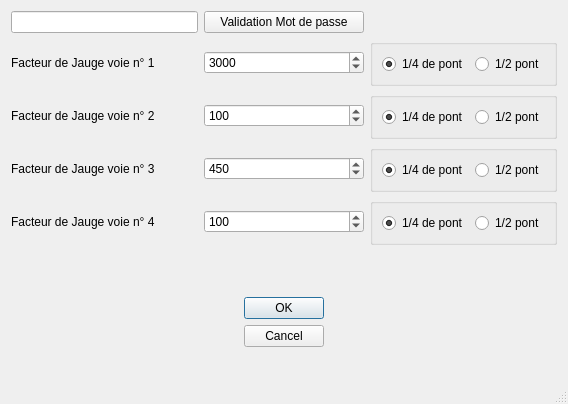
<?xml version="1.0" encoding="UTF-8"?>
<ui version="4.0">
 <class>config</class>
 <widget class="QDialog" name="config">
  <property name="geometry">
   <rect>
    <x>0</x>
    <y>0</y>
    <width>582</width>
    <height>422</height>
   </rect>
  </property>
  <property name="sizePolicy">
   <sizepolicy hsizetype="Fixed" vsizetype="Fixed">
    <horstretch>0</horstretch>
    <verstretch>0</verstretch>
   </sizepolicy>
  </property>
  <property name="windowTitle">
   <string>Dialog</string>
  </property>
  <property name="sizeGripEnabled">
   <bool>true</bool>
  </property>
  <property name="modal">
   <bool>true</bool>
  </property>
  <layout class="QGridLayout" name="gridLayout">
   <property name="sizeConstraint">
    <enum>QLayout::SetFixedSize</enum>
   </property>
   <item row="6" column="0">
    <layout class="QHBoxLayout" name="horizontalLayout_5">
     <property name="sizeConstraint">
      <enum>QLayout::SetMinimumSize</enum>
     </property>
     <item>
      <spacer name="horizontalSpacer_2">
       <property name="orientation">
        <enum>Qt::Horizontal</enum>
       </property>
       <property name="sizeHint" stdset="0">
        <size>
         <width>40</width>
         <height>20</height>
        </size>
       </property>
      </spacer>
     </item>
     <item>
      <widget class="QLabel" name="label">
       <property name="sizePolicy">
        <sizepolicy hsizetype="Fixed" vsizetype="Fixed">
         <horstretch>0</horstretch>
         <verstretch>0</verstretch>
        </sizepolicy>
       </property>
       <property name="minimumSize">
        <size>
         <width>107</width>
         <height>88</height>
        </size>
       </property>
       <property name="maximumSize">
        <size>
         <width>107</width>
         <height>88</height>
        </size>
       </property>
       <property name="text">
        <string/>
       </property>
       <property name="pixmap">
        <pixmap resource="ressource.qrc">:/mchp.png</pixmap>
       </property>
       <property name="scaledContents">
        <bool>true</bool>
       </property>
      </widget>
     </item>
     <item>
      <spacer name="horizontalSpacer_3">
       <property name="orientation">
        <enum>Qt::Horizontal</enum>
       </property>
       <property name="sizeHint" stdset="0">
        <size>
         <width>40</width>
         <height>20</height>
        </size>
       </property>
      </spacer>
     </item>
    </layout>
   </item>
   <item row="5" column="0">
    <widget class="QLabel" name="label_5">
     <property name="text">
      <string>Facteur de Jauge voie n° 4</string>
     </property>
    </widget>
   </item>
   <item row="6" column="8">
    <layout class="QHBoxLayout" name="horizontalLayout_6">
     <property name="sizeConstraint">
      <enum>QLayout::SetMinimumSize</enum>
     </property>
     <item>
      <spacer name="horizontalSpacer_4">
       <property name="orientation">
        <enum>Qt::Horizontal</enum>
       </property>
       <property name="sizeHint" stdset="0">
        <size>
         <width>40</width>
         <height>20</height>
        </size>
       </property>
      </spacer>
     </item>
     <item>
      <widget class="QLabel" name="label_6">
       <property name="sizePolicy">
        <sizepolicy hsizetype="Fixed" vsizetype="Fixed">
         <horstretch>0</horstretch>
         <verstretch>0</verstretch>
        </sizepolicy>
       </property>
       <property name="minimumSize">
        <size>
         <width>107</width>
         <height>88</height>
        </size>
       </property>
       <property name="maximumSize">
        <size>
         <width>108</width>
         <height>88</height>
        </size>
       </property>
       <property name="text">
        <string/>
       </property>
       <property name="pixmap">
        <pixmap resource="ressource.qrc">:/b_1_q_0_p_0.jpg.png</pixmap>
       </property>
       <property name="scaledContents">
        <bool>true</bool>
       </property>
      </widget>
     </item>
     <item>
      <spacer name="horizontalSpacer_5">
       <property name="orientation">
        <enum>Qt::Horizontal</enum>
       </property>
       <property name="sizeHint" stdset="0">
        <size>
         <width>40</width>
         <height>20</height>
        </size>
       </property>
      </spacer>
     </item>
    </layout>
   </item>
   <item row="2" column="0">
    <widget class="QLabel" name="label_2">
     <property name="text">
      <string>Facteur de Jauge voie n° 1</string>
     </property>
    </widget>
   </item>
   <item row="1" column="3">
    <widget class="QPushButton" name="passwd_button">
     <property name="text">
      <string>Validation Mot de passe</string>
     </property>
    </widget>
   </item>
   <item row="1" column="8">
    <spacer name="horizontalSpacer">
     <property name="orientation">
      <enum>Qt::Horizontal</enum>
     </property>
     <property name="sizeHint" stdset="0">
      <size>
       <width>40</width>
       <height>20</height>
      </size>
     </property>
    </spacer>
   </item>
   <item row="2" column="8">
    <widget class="QGroupBox" name="horizontalGroupBox">
     <layout class="QHBoxLayout" name="horizontalLayout">
      <item>
       <widget class="QRadioButton" name="radioButton_2">
        <property name="text">
         <string>1/4 de pont</string>
        </property>
        <property name="checked">
         <bool>true</bool>
        </property>
       </widget>
      </item>
      <item>
       <widget class="QRadioButton" name="radioButton">
        <property name="text">
         <string>1/2 pont</string>
        </property>
       </widget>
      </item>
     </layout>
    </widget>
   </item>
   <item row="5" column="3">
    <widget class="QSpinBox" name="sp_Step">
     <property name="minimum">
      <number>1</number>
     </property>
     <property name="maximum">
      <number>16777215</number>
     </property>
     <property name="singleStep">
      <number>10</number>
     </property>
     <property name="value">
      <number>100</number>
     </property>
    </widget>
   </item>
   <item row="6" column="3">
    <layout class="QHBoxLayout" name="horizontalLayout_7">
     <property name="sizeConstraint">
      <enum>QLayout::SetMinimumSize</enum>
     </property>
     <item>
      <spacer name="horizontalSpacer_6">
       <property name="orientation">
        <enum>Qt::Horizontal</enum>
       </property>
       <property name="sizeHint" stdset="0">
        <size>
         <width>40</width>
         <height>20</height>
        </size>
       </property>
      </spacer>
     </item>
     <item>
      <widget class="QDialogButtonBox" name="buttonBox">
       <property name="sizePolicy">
        <sizepolicy hsizetype="Fixed" vsizetype="Fixed">
         <horstretch>0</horstretch>
         <verstretch>0</verstretch>
        </sizepolicy>
       </property>
       <property name="minimumSize">
        <size>
         <width>80</width>
         <height>142</height>
        </size>
       </property>
       <property name="maximumSize">
        <size>
         <width>80</width>
         <height>142</height>
        </size>
       </property>
       <property name="orientation">
        <enum>Qt::Vertical</enum>
       </property>
       <property name="standardButtons">
        <set>QDialogButtonBox::Cancel|QDialogButtonBox::Ok</set>
       </property>
       <property name="centerButtons">
        <bool>true</bool>
       </property>
      </widget>
     </item>
     <item>
      <spacer name="horizontalSpacer_7">
       <property name="orientation">
        <enum>Qt::Horizontal</enum>
       </property>
       <property name="sizeHint" stdset="0">
        <size>
         <width>40</width>
         <height>20</height>
        </size>
       </property>
      </spacer>
     </item>
    </layout>
   </item>
   <item row="5" column="8">
    <widget class="QGroupBox" name="horizontalGroupBox_4">
     <layout class="QHBoxLayout" name="horizontalLayout_4">
      <item>
       <widget class="QRadioButton" name="radioButton_8">
        <property name="text">
         <string>1/4 de pont</string>
        </property>
        <property name="checked">
         <bool>true</bool>
        </property>
       </widget>
      </item>
      <item>
       <widget class="QRadioButton" name="radioButton_7">
        <property name="text">
         <string>1/2 pont</string>
        </property>
       </widget>
      </item>
     </layout>
    </widget>
   </item>
   <item row="2" column="3">
    <widget class="QSpinBox" name="sp_force">
     <property name="maximum">
      <number>10000</number>
     </property>
     <property name="singleStep">
      <number>100</number>
     </property>
     <property name="value">
      <number>3000</number>
     </property>
    </widget>
   </item>
   <item row="4" column="3">
    <widget class="QSpinBox" name="sp_Gv">
     <property name="enabled">
      <bool>true</bool>
     </property>
     <property name="maximum">
      <number>511</number>
     </property>
     <property name="singleStep">
      <number>5</number>
     </property>
     <property name="value">
      <number>450</number>
     </property>
    </widget>
   </item>
   <item row="3" column="0">
    <widget class="QLabel" name="label_3">
     <property name="text">
      <string>Facteur de Jauge voie n° 2</string>
     </property>
    </widget>
   </item>
   <item row="3" column="8">
    <widget class="QGroupBox" name="horizontalGroupBox_2">
     <layout class="QHBoxLayout" name="horizontalLayout_2">
      <item>
       <widget class="QRadioButton" name="radioButton_4">
        <property name="text">
         <string>1/4 de pont</string>
        </property>
        <property name="checked">
         <bool>true</bool>
        </property>
       </widget>
      </item>
      <item>
       <widget class="QRadioButton" name="radioButton_3">
        <property name="text">
         <string>1/2 pont</string>
        </property>
       </widget>
      </item>
     </layout>
    </widget>
   </item>
   <item row="3" column="3">
    <widget class="QSpinBox" name="sp_Pv">
     <property name="maximum">
      <number>511</number>
     </property>
     <property name="singleStep">
      <number>5</number>
     </property>
     <property name="value">
      <number>100</number>
     </property>
    </widget>
   </item>
   <item row="4" column="0">
    <widget class="QLabel" name="label_4">
     <property name="enabled">
      <bool>true</bool>
     </property>
     <property name="text">
      <string>Facteur de Jauge voie n° 3</string>
     </property>
    </widget>
   </item>
   <item row="1" column="0">
    <widget class="QLineEdit" name="le_passwd">
     <property name="inputMethodHints">
      <set>Qt::ImhHiddenText|Qt::ImhNoAutoUppercase|Qt::ImhNoPredictiveText|Qt::ImhSensitiveData</set>
     </property>
     <property name="echoMode">
      <enum>QLineEdit::Password</enum>
     </property>
    </widget>
   </item>
   <item row="4" column="8">
    <widget class="QGroupBox" name="horizontalGroupBox_3">
     <layout class="QHBoxLayout" name="horizontalLayout_3">
      <item>
       <widget class="QRadioButton" name="radioButton_5">
        <property name="text">
         <string>1/4 de pont</string>
        </property>
        <property name="checked">
         <bool>true</bool>
        </property>
       </widget>
      </item>
      <item>
       <widget class="QRadioButton" name="radioButton_6">
        <property name="text">
         <string>1/2 pont</string>
        </property>
       </widget>
      </item>
     </layout>
    </widget>
   </item>
  </layout>
 </widget>
 <resources>
  <include location="ressource.qrc"/>
 </resources>
 <connections>
  <connection>
   <sender>buttonBox</sender>
   <signal>accepted()</signal>
   <receiver>config</receiver>
   <slot>accept()</slot>
   <hints>
    <hint type="sourcelabel">
     <x>248</x>
     <y>254</y>
    </hint>
    <hint type="destinationlabel">
     <x>157</x>
     <y>274</y>
    </hint>
   </hints>
  </connection>
  <connection>
   <sender>buttonBox</sender>
   <signal>rejected()</signal>
   <receiver>config</receiver>
   <slot>reject()</slot>
   <hints>
    <hint type="sourcelabel">
     <x>316</x>
     <y>260</y>
    </hint>
    <hint type="destinationlabel">
     <x>286</x>
     <y>274</y>
    </hint>
   </hints>
  </connection>
 </connections>
</ui>
